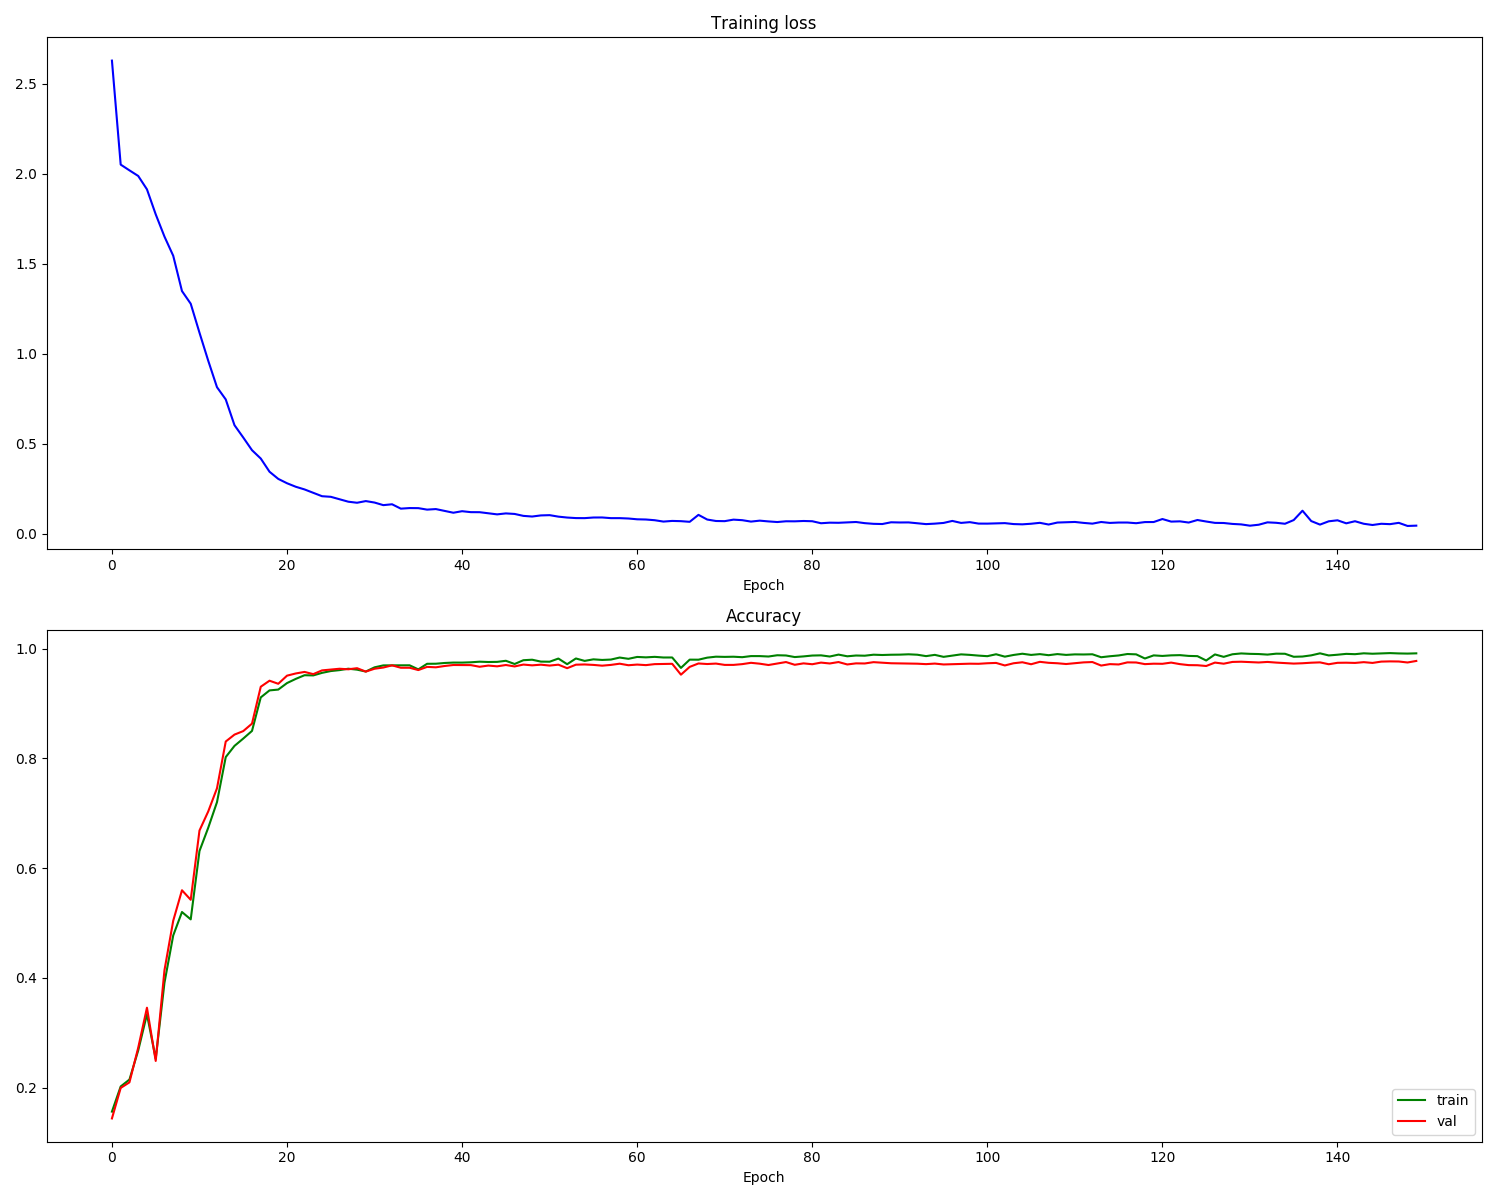

The script that drew this image:
from keras.datasets import mnist
import numpy as np
import matplotlib.pyplot as plt
import tensorflow as tf
import matplotlib.gridspec as gridspec
(X_train, y_train), (X_test, y_test) = mnist.load_data()

X_train = X_train.reshape(
    X_train.shape[0], X_train.shape[1] * X_train.shape[2])
# print(X_train.shape)
X_test = X_test.reshape(X_test.shape[0], X_test.shape[1] * X_test.shape[2])

y_train = (np.arange(10) == y_train[:, None]).astype(int)
y_test = (np.arange(10) == y_test[:, None]).astype(int)
# print(y_train.shape)

X_test, X_val = X_test[:5000], X_test[5000:]
y_test, y_val = y_test[:5000], y_test[5000:]

X_train = X_train / 255
X_val = X_val / 255
X_test = X_test / 255


# Visualize some examples from the dataset.
# We show a few examples of training images from each class.
classes = list(range(10))
num_classes = len(classes)
samples_per_class = 7
for y, cls in enumerate(classes):
    idxs = np.flatnonzero(y == np.argmax(y_train, axis=1))  # 1代表行
    idxs = np.random.choice(idxs, samples_per_class,
                            replace=False)  # 随机抽7张该类图片
    for i, idx in enumerate(idxs):
        plt_idx = i * num_classes + y + 1  # 将同一类图片显示在同一列
        plt.subplot(samples_per_class, num_classes, plt_idx)
        image = X_train[idx].reshape((28, 28))
        plt.imshow(image, cmap='gray_r')
#         print(image)
        plt.axis('off')
        if i == 0:
            plt.title(cls)
plt.show()


# Epoch 0 training loss: 2.6286099129669465, test acc: 0.1758
# Epoch 1 training loss: 2.0510340887781484, test acc: 0.2048
# Epoch 2 training loss: 2.0190940899871688, test acc: 0.2202
# Epoch 3 training loss: 1.9880425774197261, test acc: 0.2614
# Epoch 4 training loss: 1.913675495440446, test acc: 0.322
# Epoch 5 training loss: 1.7749709004631162, test acc: 0.244
# Epoch 6 training loss: 1.6514089073691136, test acc: 0.3798
# Epoch 7 training loss: 1.5449122244301927, test acc: 0.4594
# Epoch 8 training loss: 1.3488295824573546, test acc: 0.4868
# Epoch 9 training loss: 1.2784430912101423, test acc: 0.4824
# Epoch 10 training loss: 1.117623749327509, test acc: 0.6132
# Epoch 11 training loss: 0.9619121092852325, test acc: 0.6474
# Epoch 12 training loss: 0.814970396477098, test acc: 0.692
# Epoch 13 training loss: 0.7470200774657744, test acc: 0.7698
# Epoch 14 training loss: 0.6039202924218917, test acc: 0.8042
# Epoch 15 training loss: 0.535596021975578, test acc: 0.8086
# Epoch 16 training loss: 0.4651128206961593, test acc: 0.8274
# Epoch 17 training loss: 0.418843042187727, test acc: 0.8812
# Epoch 18 training loss: 0.34556974487818554, test acc: 0.8894
# Epoch 19 training loss: 0.305767704853225, test acc: 0.8996
# Epoch 20 training loss: 0.2815905383910304, test acc: 0.9094
# Epoch 21 training loss: 0.2620892396579642, test acc: 0.919
# Epoch 22 training loss: 0.24727546093579006, test acc: 0.9226
# Epoch 23 training loss: 0.2281515530137293, test acc: 0.9208
# Epoch 24 training loss: 0.2096067320004299, test acc: 0.9264
# Epoch 25 training loss: 0.20628963399419376, test acc: 0.929
# Epoch 26 training loss: 0.19286760977602485, test acc: 0.9296
# Epoch 27 training loss: 0.17912752660808082, test acc: 0.9308
# Epoch 28 training loss: 0.1732545846266304, test acc: 0.9312
# Epoch 29 training loss: 0.1825345797133018, test acc: 0.928
# Epoch 30 training loss: 0.1743913241547795, test acc: 0.931
# Epoch 31 training loss: 0.16002540716105024, test acc: 0.9388
# Epoch 32 training loss: 0.1648253254605874, test acc: 0.94
# Epoch 33 training loss: 0.14057212828762541, test acc: 0.94
# Epoch 34 training loss: 0.1437546821527285, test acc: 0.9374
# Epoch 35 training loss: 0.1433591728090371, test acc: 0.935
# Epoch 36 training loss: 0.13513391239071681, test acc: 0.9376
# Epoch 37 training loss: 0.1381998411418496, test acc: 0.9368
# Epoch 38 training loss: 0.12829138644018503, test acc: 0.9394
# Epoch 39 training loss: 0.1178387928405304, test acc: 0.941
# Epoch 40 training loss: 0.12636659690689236, test acc: 0.9412

# sgd的训练效果也非常好
# Epoch 149 training loss: 0.04613999177149101, test acc: 0.9548

# Create the model
x = tf.placeholder(tf.float32, [None, 784])
# W_1 = tf.Variable(tf.zeros([784, 128]))
#第一层
W_1 = tf.get_variable(
    'W_1', [784, 100], initializer=tf.random_normal_initializer())
# b_1 = tf.Variable(tf.zeros([128]))
b_1 = tf.get_variable('b_1', [100], initializer=tf.random_normal_initializer())
a_1 = tf.matmul(x, W_1) + b_1
z_1 = tf.nn.relu(a_1)

#第二层
# W_2 = tf.Variable(tf.zeros([128, 10]))
W_2 = tf.get_variable(
    'W_2', [100, 100], initializer=tf.random_normal_initializer())
# b_2 = tf.Variable(tf.zeros([10]))
b_2 = tf.get_variable('b_2', [100], initializer=tf.random_normal_initializer())
a_2 = tf.matmul(z_1, W_2) + b_2
z_2 = tf.nn.relu(a_2)

#第三层
# W_3 = tf.Variable(tf.zeros([64, 10]))
W_3 = tf.get_variable(
    'W_3', [100, 10], initializer=tf.random_normal_initializer())
# b_3 = tf.Variable(tf.zeros([10]))
b_3 = tf.get_variable('b_3', [10], initializer=tf.random_normal_initializer())
a_3 = tf.matmul(z_2, W_3) + b_3
# z_3 = tf.nn.softmax(a_3)

# Define loss and optimizer
y = tf.placeholder(tf.float32, [None, 10])
loss = tf.reduce_mean(
    tf.nn.softmax_cross_entropy_with_logits(logits=a_3, labels=y))
train_step = tf.train.GradientDescentOptimizer(0.01).minimize(
    loss)  # 学习率改为0.01；学习率0.001，test_acc最后只到89%左右

# (num_training,1),预测正确为1，反之为0
correct_prediction = tf.equal(tf.argmax(a_3, 1), tf.argmax(y, 1))
# tf.int32 注意tf.int32会导致，acc算出来一直为0，reduce_mean可能要求输入为浮点数
accuracy_op = tf.reduce_mean(tf.cast(correct_prediction, tf.float32))
init_op = tf.global_variables_initializer()


batch_size = 1
num_epoch = 150
with tf.Session() as sess:
    sess.run(init_op)
    num_train = X_train.shape[0]
    num_batch = int(num_train/batch_size)
    loss_history = []
    val_acc_history = []
    train_acc_history = []
    for epoch in range(num_epoch):
        avg_cost = 0
        for batch_idx in range(num_batch):
            batch_mask = np.random.choice(num_train, batch_size)
            X_batch = X_train[batch_mask]
            y_batch = y_train[batch_mask]
            _, c = sess.run([train_step, loss], feed_dict={
                            x: X_batch, y: y_batch})
            avg_cost += c / num_batch

        loss_history.append(avg_cost)
        acc = sess.run(accuracy_op, feed_dict={x: X_train, y: y_train})
        train_acc_history.append(acc)
        acc = sess.run(accuracy_op, feed_dict={x: X_val, y: y_val})
        val_acc_history.append(acc)
        #evaluate
        acc = sess.run(accuracy_op, feed_dict={x: X_test, y: y_test})
        print("Epoch %s training loss: %s, test acc: %s" %
              (epoch, avg_cost, acc))

    print('Test some samples')
    fig = plt.figure(figsize=(8, 8))
    gs = gridspec.GridSpec(7, 10)
    gs.update(wspace=0.035, hspace=0.1)  # set the spacing between axes.
    for y_, cls in enumerate(classes):
        idxs = np.flatnonzero(y_ == np.argmax(y_test, axis=1))  # 1代表行
        idxs = np.random.choice(idxs, samples_per_class,
                                replace=False)  # 随机抽7张该类图片
        for i, idx in enumerate(idxs):
            plt_idx = i * num_classes + y_
            ax = plt.subplot(gs[plt_idx])
            ax.axis('off')
            plt.imshow(X_test[idx].reshape((28, 28)))
            # 返回的是numpy.ndarray
            pred = sess.run(a_3, feed_dict={x: np.array([X_test[idx]])})
            pred = np.argmax(pred, axis=1)[0]
            plt.title('pred:' + str(pred))
    plt.show()

print('plot...')
# Run this cell to visualize training loss and train / val accuracy
plt.figure(figsize=(9, 9))
plt.subplot(2, 1, 1)
# plt.plot(list(range(num_epoch)),loss_history,'b')#bo为点图，b为线图
plt.title('Training loss')
plt.plot(loss_history, 'b')
plt.xlabel('Epoch')

plt.subplot(2, 1, 2)
plt.title('Accuracy')
plt.plot(train_acc_history, 'g', label='train')
plt.plot(val_acc_history, 'r', label='val')
#     plt.plot([0.5] * len(val_acc_history), 'k--')
plt.xlabel('Epoch')
plt.legend(loc='lower right')
plt.gcf().set_size_inches(15, 12)
plt.show()
